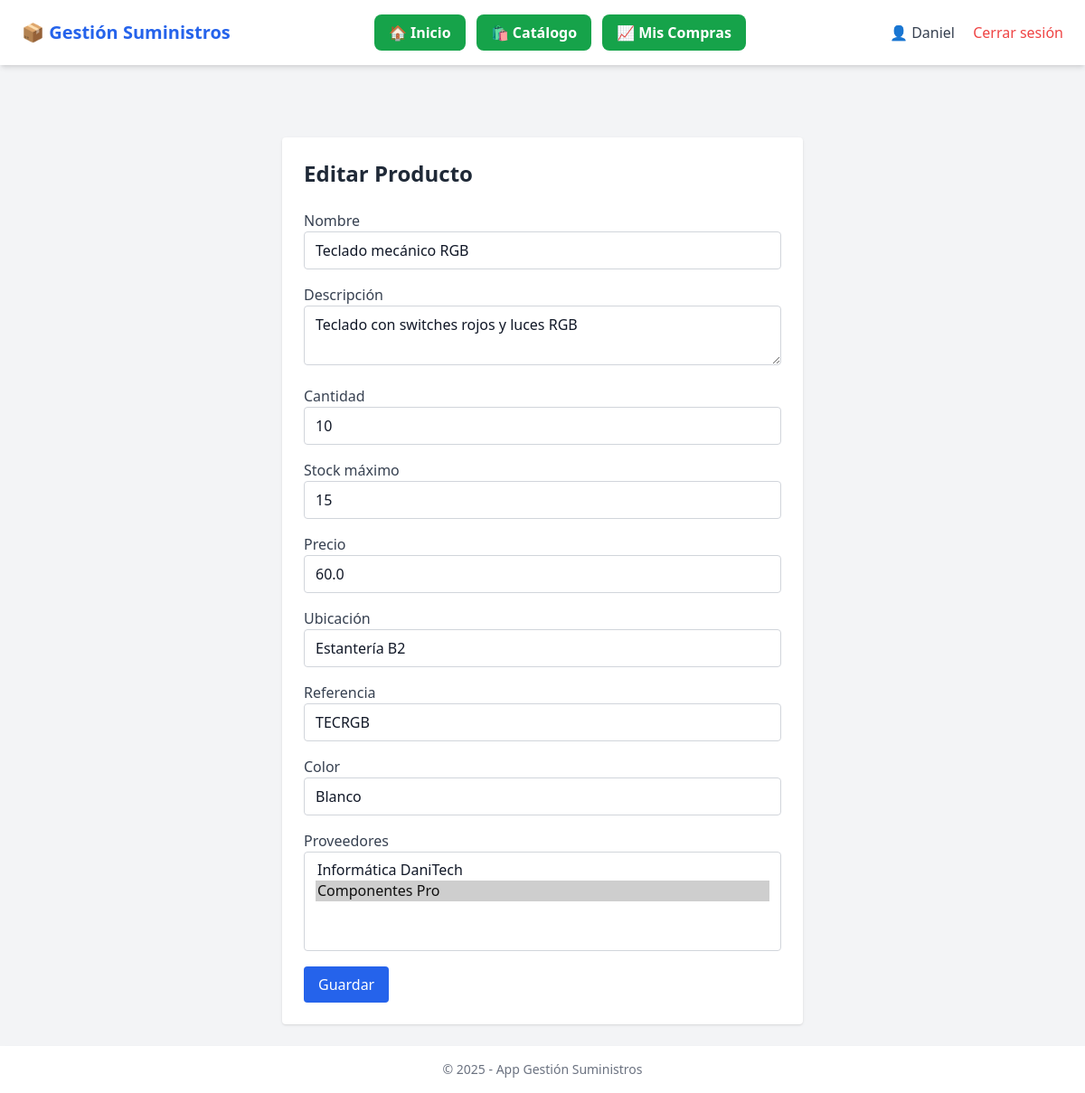
Before: /producto/editar/2 (signed in) with the older database file.
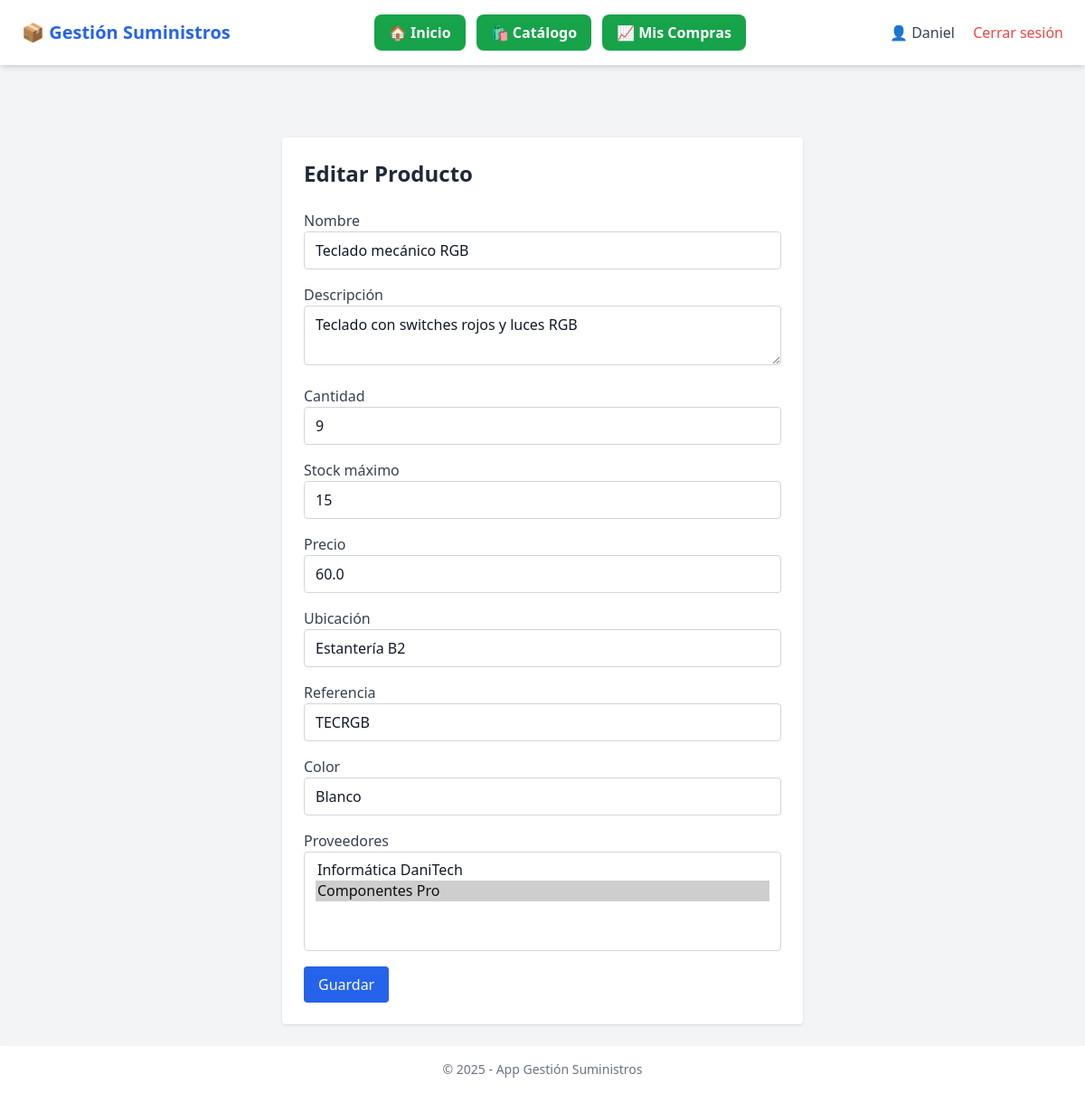
After: the same page with the newer database file.
### app/models.py (models this page shows, shortened)
class Producto(db.Model):
    id = db.Column(db.Integer, primary_key=True)
    nombre = db.Column(db.String(150), nullable=False)
    descripcion = db.Column(db.Text)
    cantidad = db.Column(db.Integer, nullable=False)
    stock_maximo = db.Column(db.Integer, nullable=False, default=100)
    precio = db.Column(db.Float, nullable=False)
    ubicacion = db.Column(db.String(100))
    referencia = db.Column(db.String(100))
    color = db.Column(db.String(50))
    proveedores = db.relationship('Proveedor', secondary=producto_proveedor, backref='productos')

### app/routes.py (the view, shortened to what this page needs)
@main.route('/producto/editar/<int:id>', methods=['GET', 'POST'])
@login_required
def editar_producto(id):
    producto = Producto.query.get_or_404(id)
    form = ProductoForm(obj=producto)
    form.proveedores.choices = [(p.id, p.nombre_empresa) for p in Proveedor.query.all()]
    form.proveedores.data = [p.id for p in producto.proveedores]
    return render_template('productos/formulario.html', form=form, titulo='Editar Producto')

### app/forms.py
class ProductoForm(FlaskForm):
    nombre = StringField('Nombre', validators=[DataRequired()])
    descripcion = TextAreaField('Descripción')
    cantidad = IntegerField('Cantidad', validators=[DataRequired()])
    stock_maximo = IntegerField('Stock máximo', validators=[DataRequired()])
    precio = FloatField('Precio', validators=[DataRequired()])
    ubicacion = StringField('Ubicación')
    referencia = StringField('Referencia')
    color = StringField('Color')
    proveedores = SelectMultipleField('Proveedores', coerce=int)
    submit = SubmitField('Guardar')

### app/routes.py (called while the page is built)
@login_manager.user_loader
def load_user(user_id):
    return Usuario.query.get(int(user_id))

### app/templates/productos/formulario.html (shortened to what this page needs)
{% extends 'base.html' %}
{% block content %}
<div class="max-w-xl mx-auto mt-10 bg-white p-6 rounded shadow">
    <h1 class="text-2xl font-bold mb-6 text-gray-800">{{ titulo }}</h1>
    <form method="POST" class="space-y-4">
        <div>
            <label class="block font-medium text-gray-700">{{ form.nombre.label }}</label>
            {{ form.nombre(class="w-full border border-gray-300 rounded px-3 py-2") }}
        </div>
        <div>
            <label class="block font-medium text-gray-700">{{ form.descripcion.label }}</label>
            {{ form.descripcion(class="w-full border border-gray-300 rounded px-3 py-2") }}
        </div>
        <div>
            <label class="block font-medium text-gray-700">{{ form.cantidad.label }}</label>
            {{ form.cantidad(class="w-full border border-gray-300 rounded px-3 py-2") }}
        </div>
        <div>
            <label class="block font-medium text-gray-700">{{ form.stock_maximo.label }}</label>
            {{ form.stock_maximo(class="w-full border border-gray-300 rounded px-3 py-2") }}
        </div>
        <div>
            <label class="block font-medium text-gray-700">{{ form.precio.label }}</label>
            {{ form.precio(class="w-full border border-gray-300 rounded px-3 py-2") }}
        </div>
        <div>
            <label class="block font-medium text-gray-700">{{ form.ubicacion.label }}</label>
            {{ form.ubicacion(class="w-full border border-gray-300 rounded px-3 py-2") }}
        </div>
        <div>
            <label class="block font-medium text-gray-700">{{ form.referencia.label }}</label>
            {{ form.referencia(class="w-full border border-gray-300 rounded px-3 py-2") }}
        </div>
        <div>
            <label class="block font-medium text-gray-700">{{ form.color.label }}</label>
            {{ form.color(class="w-full border border-gray-300 rounded px-3 py-2") }}
        </div>
        <div>
            <label class="block font-medium text-gray-700">{{ form.proveedores.label }}</label>
            {{ form.proveedores(class="w-full border border-gray-300 rounded px-3 py-2", multiple=True) }}
        </div>
        <div>
            {{ form.submit(class="bg-blue-600 text-white px-4 py-2 rounded hover:bg-blue-700") }}
        </div>
    </form>
</div>
{% endblock %}

Changed rows visible on the page:
changed Producto "Teclado mecánico RGB": cantidad "10" → "9"
